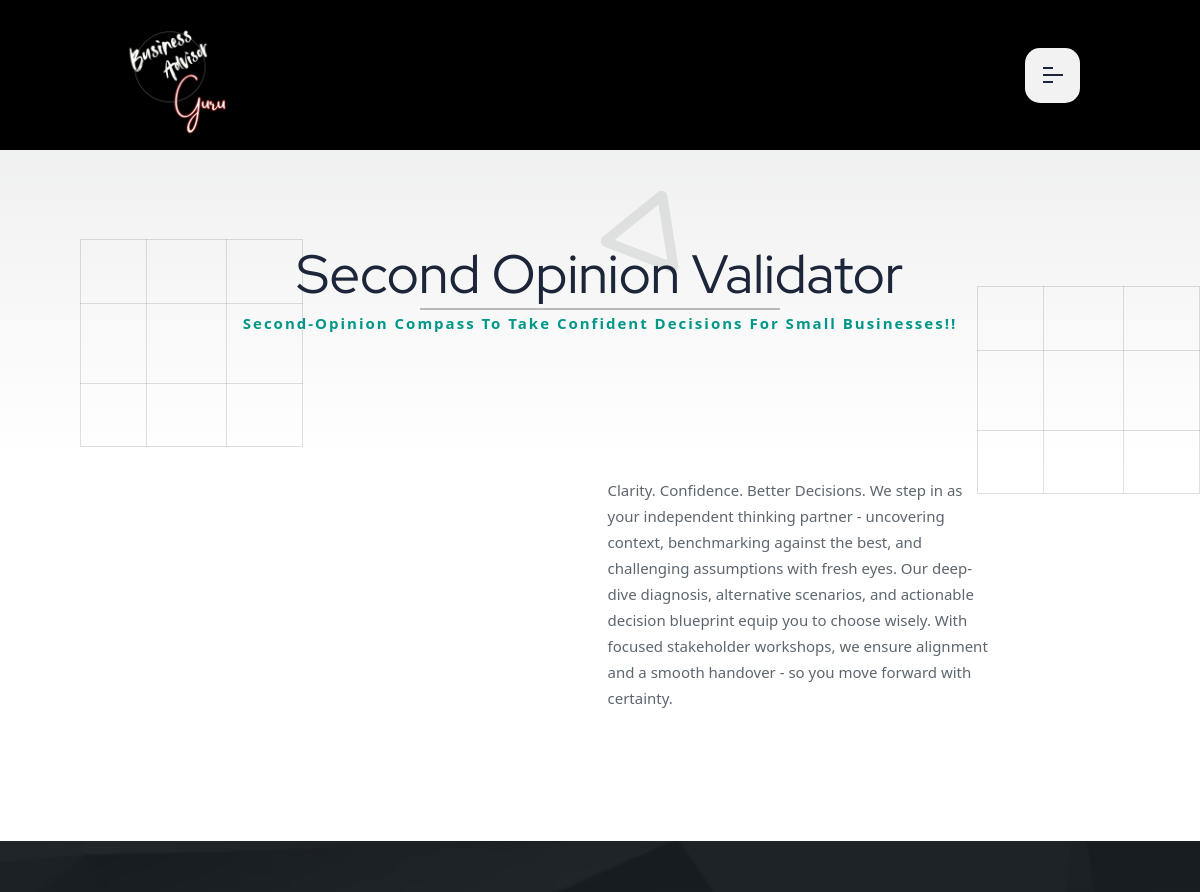
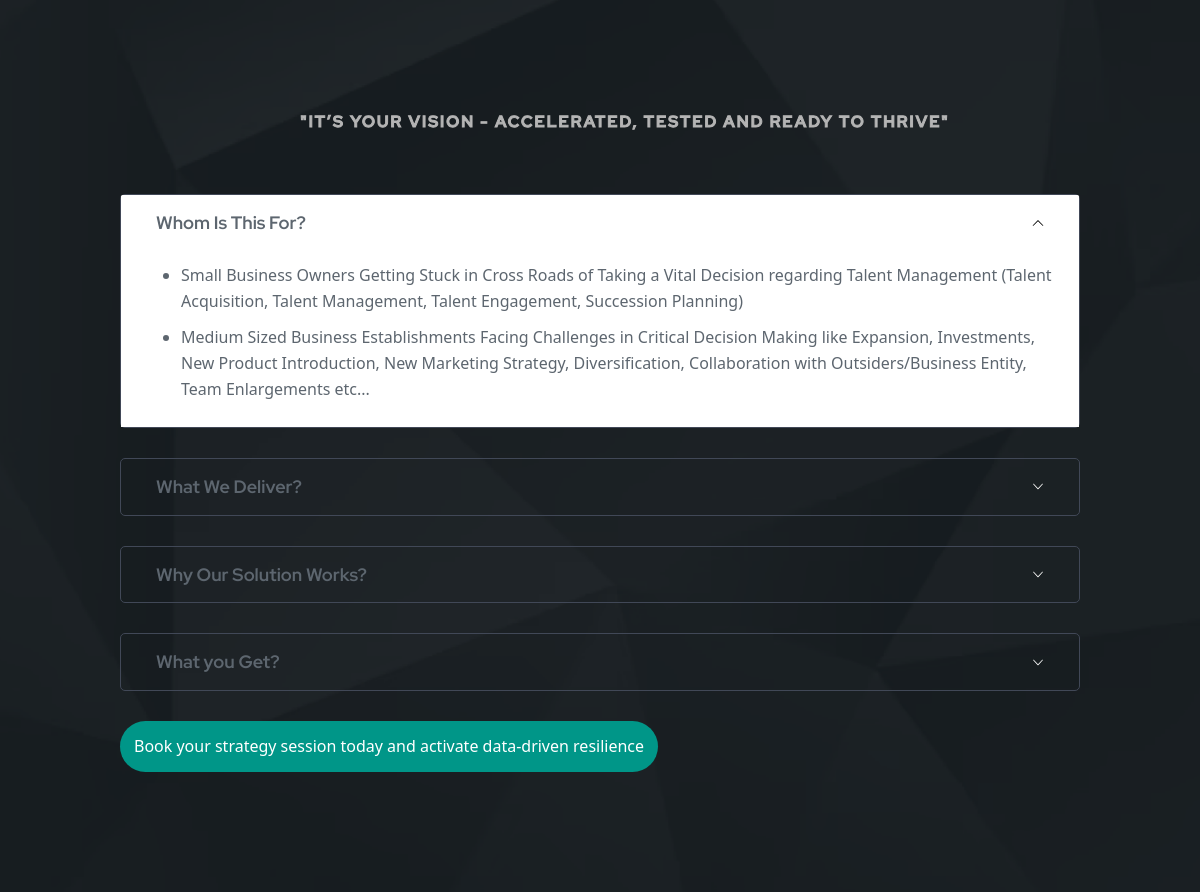
The app's page /maximizer.php?data=6856625e95239 with its own data (2 pictures, top to bottom).
### tables this page shows
CREATE TABLE `category` (
  `id` int(11) NOT NULL,
  `category` varchar(100) NOT NULL,
  `sub_category` varchar(100) NOT NULL,
  `uniqid` varchar(100) NOT NULL,
  `created_at` datetime NOT NULL
);

CREATE TABLE `products` (
  `id` int(11) NOT NULL,
  `img` varchar(1024) NOT NULL,
  `dec` longtext NOT NULL,
  `price` longtext NOT NULL,
  `category` varchar(255) NOT NULL,
  `created_at` datetime NOT NULL
);

CREATE TABLE `our` (
  `id` int(11) NOT NULL,
  `whom` varchar(1024) NOT NULL,
  `deliver` varchar(1024) NOT NULL,
  `solution` varchar(1024) NOT NULL,
  `get` varchar(1024) NOT NULL,
  `category` varchar(255) NOT NULL,
  `created_at` datetime NOT NULL
);

### libs/Operations.class.php (called while the page is built, shortened)
<?php
class Operations
{
    public static function getProductWhere()
    {
        $cate = $_GET['data'];
        $conn = Database::getConnect();
        $sql = "SELECT * FROM `products` WHERE `category` = '$cate'";
        $result = $conn->query($sql);
        return $result ? $result->fetch_assoc() : null;
    }
    public static function getOur()
    {
        $getID = $_GET['data'];
        $conn = Database::getConnect();
        $sql = "SELECT * FROM `our` WHERE `category` = '$getID'";
        $result = $conn->query($sql);
        return $result ? $result->fetch_assoc() : null;
    }
}
?>

### maximizer.php (the view, shortened to what this page needs)
<?php
    $conn = Database::getConnect();
    $pro = Operations::getProductWhere();
    $our = Operations::getOur();
    $cate = $pro['category'];
    $qry = $conn->query("SELECT * FROM `category` where `uniqid` = '$cate' ")->fetch_array();
?>
<!DOCTYPE html>
<html lang="en">
    <head>
        <?php include "temp/head.php" ?>
    </head>
    <body>
        <?php include "temp/header.php" ?>
        <div class="page-wrapper radious-none-button">
            <div class="rts-breadcrumb-area bg-white">
                <div class="container">
                    <div class="row">
                        <div class="col-lg-12" style="margin-top: 10rem;">
                            <div class="title-area-left center">
                                <span class="bg-title"><?= $qry['category'] ?></span>
                                <h1 class="title rts-text-anime-style-1">
                                    <?= $qry['category'] ?>
                                </h1>
                                <hr style="border: 1px solid #000; width: 36rem; place-self: center;">
                                <p class="disc" style="color: #009688;">
                                    <b style="letter-spacing: 2px;"><?= $qry['sub_category'] ?></b>
                                </p>
                            </div>
                        </div>
                    </div>
                </div>
                <div class="shape-area">
                    <img src="assets/images/about/shape/01.png" alt="shape" class="one" />
                    <img src="assets/images/about/shape/02.png" alt="shape" class="two" />
                    <img src="assets/images/about/shape/03.png" alt="shape" class="three" />
                </div>
            </div>
            <div class="rts-about-five-area rts-section-gapBottom bg-white pb-100">
                <div class="container-full">
                    <div class="row align-items-center">
                        <div class="col-lg-6 mt_md--30 mt_sm--30">
                            <div class="about-content-inner-five">
                                <div class="inner-about-home-7">
                                    <p class="mb-3"><?= $pro['dec'] ?></p>
                                </div>
                            </div>
                        </div>
                    </div>
                </div>
            </div>
            <div class="rts-faq-area rts-section-gap faq-bg-one bg_image">
                <div class="container">
                    <div class="row align-items-center">
                        <div class="col">
                            <div class="faq-main-wrapper-content-inner-four">
                                <div class="title-style-four left">
                                    <h2 class="title" style="justify-self: center; color: #b5b5b5; letter-spacing: 2px; font-size: 16px;">"It’s your vision - accelerated, tested and ready to thrive"</h2>
                                </div>
                                <div class="accordion mt--40" id="accordionExample">
                                    <div class="accordion-item">
                                        <h2 class="accordion-header">
                                            <button class="accordion-button" type="button" data-bs-toggle="collapse" data-bs-target="#collapseZero" aria-expanded="true" aria-controls="collapseZero">
                                                Whom Is This For?
                                            </button>
                                        </h2>
                                        <div id="collapseZero" class="accordion-collapse collapse show" data-bs-parent="#accordionExample">
                                            <div class="accordion-body" style="padding-left: 60px;">
                                                <?= $our['whom'] ?>
                                            </div>
                                        </div>
                                    </div>
                                    <div class="accordion-item">
                                        <h2 class="accordion-header">
                                            <button class="accordion-button collapsed" type="button" data-bs-toggle="collapse" data-bs-target="#collapseOne" aria-expanded="false" aria-controls="collapseOne">
                                                What We Deliver?
                                            </button>
                                        </h2>
                                    </div>
                                    <div class="accordion-item">
                                        <h2 class="accordion-header">
                                            <button class="accordion-button collapsed" type="button" data-bs-toggle="collapse" data-bs-target="#collapseTwo" aria-expanded="false" aria-controls="collapseTwo">
                                                Why Our Solution Works?
                                            </button>
                                        </h2>
                                    </div>
                                    <div class="accordion-item">
                                        <h2 class="accordion-header">
                                            <button class="accordion-button collapsed" type="button" data-bs-toggle="collapse" data-bs-target="#collapseThree" aria-expanded="false" aria-controls="collapseThree">
                                                What you Get?
                                            </button>
                                        </h2>
                                    </div>
                                    <button type="button" data-bs-toggle="modal" data-bs-target="#businessmax" class="btn-primary btn-white" style="border-radius: 4rem; padding: 14px; width: auto; background: #009688; color: #FFF !important; border: none;">
                                        Book your strategy session today and activate data-driven resilience
                                    </button>
                                </div>
                            </div>
                        </div>
                    </div>
                </div>
            </div>
        </div>
    </body>
</html>

### assets/css/app.css (style rules this page uses)
html { -moz-tab-size: 4; -o-tab-size: 4; tab-size: 4; line-height: 1.15; -webkit-text-size-adjust: 100%; }
body { margin: 0; font-family: system-ui, -apple-system, Segoe UI, Roboto, Helvetica, Arial, sans-serif, Apple Color Emoji, Segoe UI Emoji; }
hr { height: 0; color: inherit; }
b, strong { font-weight: bolder; }
button, input, optgroup, select, textarea { font-family: inherit; font-size: 100%; line-height: 1.15; margin: 0; }
button, select { text-transform: none; }
[type="button"], [type="reset"], [type="submit"], button { -webkit-appearance: button; }
blockquote, dd, dl, figure, h1, h2, h3, h4, h5, h6, hr, p, pre { margin: 0; }
button { background-color: transparent; background-image: none; }
fieldset, ol, ul { margin: 0; padding: 0; }
ol, ul { list-style: none; }
html { font-family: Montserrat, ui-sans-serif, system-ui, -apple-system, BlinkMacSystemFont, Segoe UI, Helvetica Neue, Arial, Noto Sans, sans-serif, Apple Color Emoji, Segoe UI Emoji, Segoe UI Symbol, Noto Color Emoji; line-height: 1.4; }
body { font-family: inherit; line-height: inherit; }
hr { border-top-width: 1px; }
img { border-style: solid; }
[role="button"], button { cursor: pointer; }
h1, h2, h3, h4, h5, h6 { font-size: inherit; font-weight: inherit; }
button, input, optgroup, select, textarea { padding: 0; line-height: inherit; color: inherit; font-family: inherit; }
audio, canvas, embed, iframe, img, object, svg, video { display: block; vertical-align: middle; }
img, video { max-width: 100%; height: auto; place-self: center; }
body { position: relative; background: #101010; color: #fff; }
.container { margin: 0 auto; width: 100%; padding: 0 16px; }
@media screen and (min-width: 768px) { .container { max-width: 680px; padding: 0; } }
@media screen and (min-width: 992px) { .container { max-width: 960px; } }

### maximizer.php (style rules this page uses)
ul { list-style: disc; }

### temp/header.php (style rules this page uses)
.btn-primary { background-color: #009688; border-color: #009688; }

### records on screen
category: category "Second Opinion Validator", sub_category "Second-Opinion Compass To Take Confident Decisions For Small Businesses!!"
products: dec "Clarity. Confidence. Better Decisions. We step in as your independent thinking partner - uncovering context, benchmarking against the best, and challenging assumptions with fresh eyes. Our deep-dive diagnosis, alternative scenarios, and actionable decision blueprint equip you to choose wisely. With focused stakeholder workshops, we ensure alignment and a smooth handover - so you move forward with certainty."
our: whom "Small Business Owners Getting Stuck in Cross Roads of Taking a Vital Decision regarding Talent Management (Talent Acquisition, Talent Management, Talent Engagement, Succession Planning) Medium Sized Business Establishments Facing Challenges in Critical Decision Making like Expansion, Investments, New Product Introduction, New Marketing Strategy, Diversification, Collaboration with Outsiders/Business Entity, Team Enlargements etc..."
